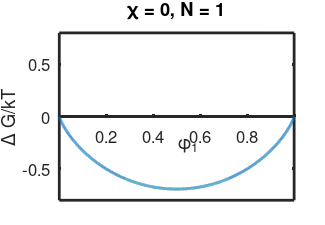
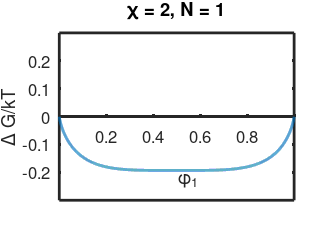
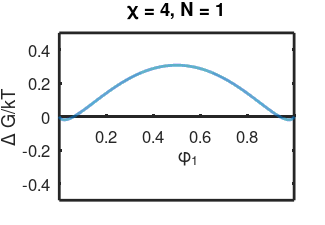
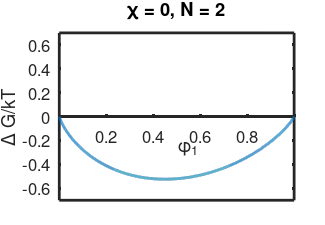

These charts were generated, in order, by the following MATLAB code:
phi1 = 0:0.0001:1;
phi2 = 1-phi1;

figure(1)
plot(phi1, phi1.*phi2,'LineWidth',2)
xlabel('\phi_1','FontSize',20,'Position',[0.55 -0.5 1])
ylabel('\Delta G/kT','FontSize',20)
title('\phi_1 \phi_2','FontSize',20)
set(gca,'YLim',[-0.4 0.4],'XAxisLocation','origin','LineWidth',2,...
    'FontSize',16,'XTick',[0 0.2 0.4 0.6 0.8 1],'YTick',[-0.4 -0.2 0 0.2 0.4])

figure(2)
plot(phi1, phi1.*log(phi1),'LineWidth',2)
xlabel('\phi_1','FontSize',20,'Position',[0.55 -0.5 1])
ylabel('\Delta G/kT','FontSize',20)
title('\phi_1 ln \phi_1','FontSize',20)
set(gca,'YLim',[-0.4 0.4],'XAxisLocation','origin','LineWidth',2,...
    'FontSize',16,'XTick',[0 0.2 0.4 0.6 0.8 1],'YTick',[-0.4 -0.2 0 0.2 0.4])

figure(3)
plot(phi1, phi2.*log(phi2),'LineWidth',2)
xlabel('\phi_1','FontSize',20,'Position',[0.55 -0.5 1])
ylabel('\Delta G/kT','FontSize',20)
title('\phi_2 ln \phi_2','FontSize',20)
set(gca,'YLim',[-0.4 0.4],'XAxisLocation','origin','LineWidth',2,...
    'FontSize',16,'XTick',[0 0.2 0.4 0.6 0.8 1],'YTick',[-0.4 -0.2 0 0.2 0.4])

%%

Ns = [1 2 4];
Xs = [0 2 4];

for i = 1:length(Ns)
    for j = 1:length(Xs)
        theX = Xs(j);
        theN = Ns(i);
        
        figure(i*10+j)
        delG = theX.*phi1.*phi2 + phi1.*log(phi1) + (1/theN)*phi2.*log(phi2);
        maxG = ceil(max(abs(delG))*10+1)/10;
        plot(phi1,delG,'LineWidth',2)
        xlabel('\phi_1','FontSize',14,'Position',[0.55 -0.2 1])
        ylabel('\Delta G/kT','FontSize',14)
        title(sprintf('\\chi = %d, N = %d',theX,theN),'FontSize',14)
        set(gca,'XAxisLocation','origin','LineWidth',2,'YLim',[-maxG maxG],...
            'FontSize',12,'XTick',[0 0.2 0.4 0.6 0.8 1])
        
        fname_out = sprintf('rawfigs/X%d_N%d',theX,theN);
        printwidth = 3.25;
        set(gcf,'Units','Inches');
        pos = get(gcf,'Position');
        pos2 = [1 3 3.25 2.25];
        set(gcf,'Units','Inches','Position',pos2)
        set(gcf,'PaperPositionMode','auto')
        print(gcf, '-dpdf', strcat(fname_out,'.pdf'));
    end
end